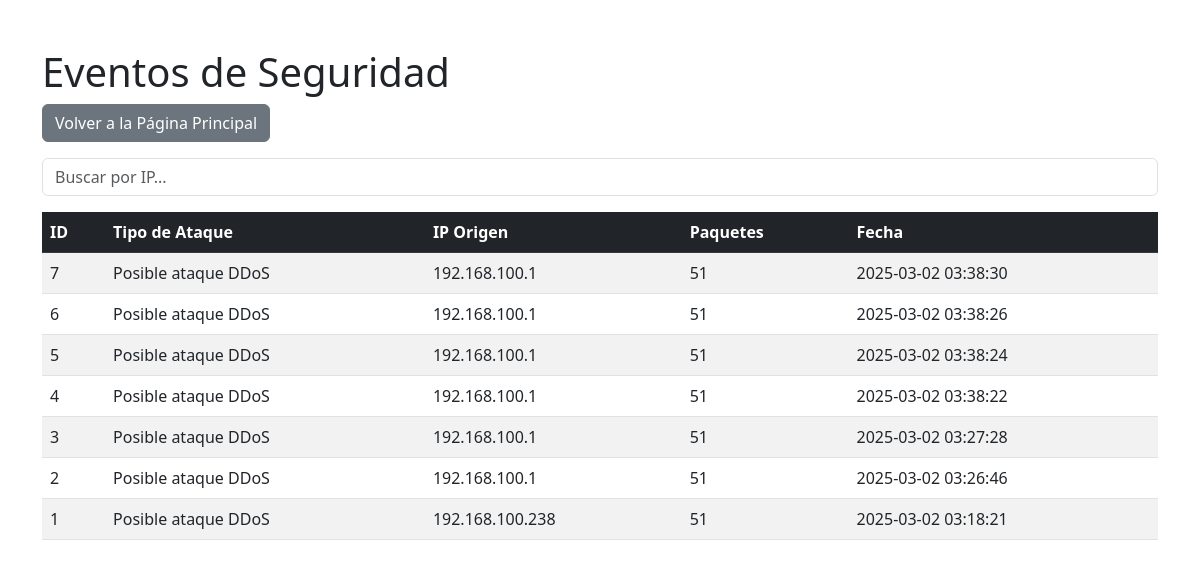
The app's page /ver_eventos with its own data.
### tables this page shows
CREATE TABLE eventos (
                id INTEGER PRIMARY KEY AUTOINCREMENT,
                tipo_ataque TEXT NOT NULL,
                ip_origen TEXT NOT NULL,
                paquetes INTEGER NOT NULL,
                timestamp TIMESTAMP DEFAULT CURRENT_TIMESTAMP
            );

### app.py (the view)
@app.route('/ver_eventos')
def ver_eventos():
    eventos = get_events()
    return render_template("ver_eventos.html", eventos=eventos)

### app.py (called while the page is built)
def get_db_connection():
    try:
        return sqlite3.connect(DB_PATH)
    except sqlite3.Error as e:
        print(f"Error al conectar a la base de datos: {e}")
        return None

def get_events():
    conn = get_db_connection()
    if not conn:
        return []
    cursor = conn.cursor()
    cursor.execute("SELECT id, tipo_ataque, ip_origen, paquetes, timestamp FROM eventos ORDER BY timestamp DESC")
    eventos = [{"id": row[0], "tipo_ataque": row[1], "ip_origen": row[2], "paquetes": row[3], "timestamp": row[4]} for row in cursor.fetchall()]
    conn.close()
    return eventos

### templates/ver_eventos.html (shortened to what this page needs)
<!DOCTYPE html>
<html>
<head>
    <link rel="stylesheet" href="https://cdn.jsdelivr.net/npm/bootstrap@5.3.0/dist/css/bootstrap.min.css">
</head>
<body class="container mt-5">
    <h1>Eventos de Seguridad</h1>
    <button onclick="window.location.href='/'" class="btn btn-secondary mb-3">
        Volver a la Página Principal
    </button>
    <div class="mb-3">
        <input type="text" id="searchInput" class="form-control" placeholder="Buscar por IP...">
    </div>
    <div class="table-container">
        <table class="table table-striped">
            <thead class="table-dark">
                <tr>
                    <th>ID</th>
                    <th>Tipo de Ataque</th>
                    <th>IP Origen</th>
                    <th>Paquetes</th>
                    <th>Fecha</th>
                </tr>
            </thead>
            <tbody id="eventTable">
                {% if eventos %}
                {% for evento in eventos %}
                <tr>
                    <td>{{ evento.id }}</td>
                    <td>{{ evento.tipo_ataque }}</td>
                    <td>{{ evento.ip_origen }}</td>
                    <td>{{ evento.paquetes }}</td>
                    <td>{{ evento.timestamp }}</td>
                </tr>
                {% endfor %}
                {% else %}
                <tr>
                    <td colspan="5" class="text-center">No hay eventos registrados.</td>
                </tr>
                {% endif %}
            </tbody>
        </table>
    </div>
</body>
</html>

### records on screen
eventos: id "7", tipo_ataque "Posible ataque DDoS", ip_origen "192.168.100.1", paquetes "51", timestamp "2025-03-02 03:38:30"
eventos: id "6", tipo_ataque "Posible ataque DDoS", ip_origen "192.168.100.1", paquetes "51", timestamp "2025-03-02 03:38:26"
eventos: id "5", tipo_ataque "Posible ataque DDoS", ip_origen "192.168.100.1", paquetes "51", timestamp "2025-03-02 03:38:24"
eventos: id "4", tipo_ataque "Posible ataque DDoS", ip_origen "192.168.100.1", paquetes "51", timestamp "2025-03-02 03:38:22"
eventos: id "3", tipo_ataque "Posible ataque DDoS", ip_origen "192.168.100.1", paquetes "51", timestamp "2025-03-02 03:27:28"
eventos: id "2", tipo_ataque "Posible ataque DDoS", ip_origen "192.168.100.1", paquetes "51", timestamp "2025-03-02 03:26:46"
eventos: id "1", tipo_ataque "Posible ataque DDoS", ip_origen "192.168.100.238", paquetes "51", timestamp "2025-03-02 03:18:21"
